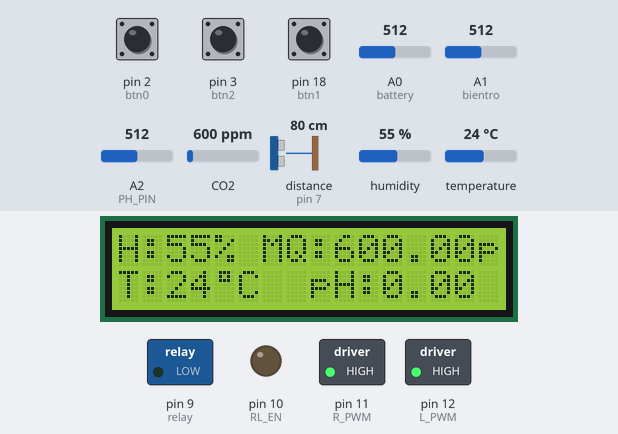
A sketch run on a simulated Arduino Mega 2560, built with avr-gcc and run on an emulated ATmega2560. On the bench: 16×2 character LCD, switched loads named in the sketch (green lamp = pin HIGH), output pins drawn as LEDs (lit = HIGH). Wiring (inferred from the names in the program): ultrasonic range finder: trigger pin 6; echo pin 7. Inputs (shaded band) come from the test bench; at power-on: temperature 24 °C, pin 3 (btn2) HIGH, pin 18 (btn1) HIGH, pin 2 (btn0) HIGH, CO2 600 ppm, A0 (battery) = 512, A1 (bientro) = 512, A2 (PH_PIN) = 512, distance to the obstacle (sensor on pin 7) 80 cm, humidity 55 %. The echo pulse lasts 58.3 µs per cm; pins used as bus, display or sensor lines are not drawn; what the sketch prints to the serial monitor is not drawn.

Above: at 1.2 s.
1.3 s: temperature set to 29 °C
At 4.5 s:
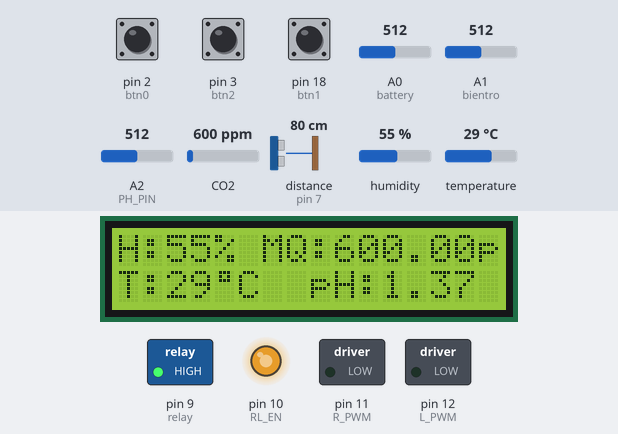
6.2 s: temperature set to 32 °C
At 14.2 s:
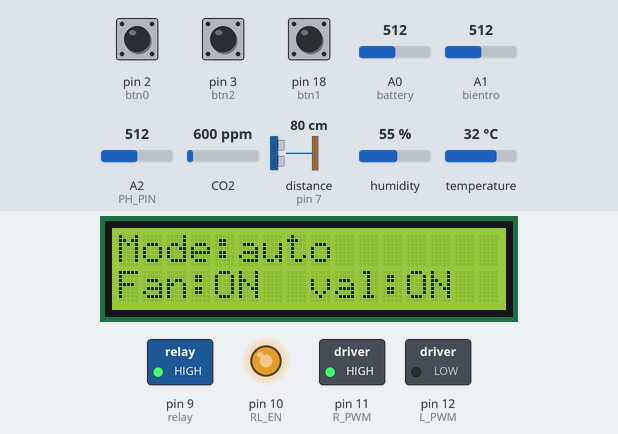
14.5 s: pin 3 (btn2) pulled LOW for 3 s
At 20.0 s:
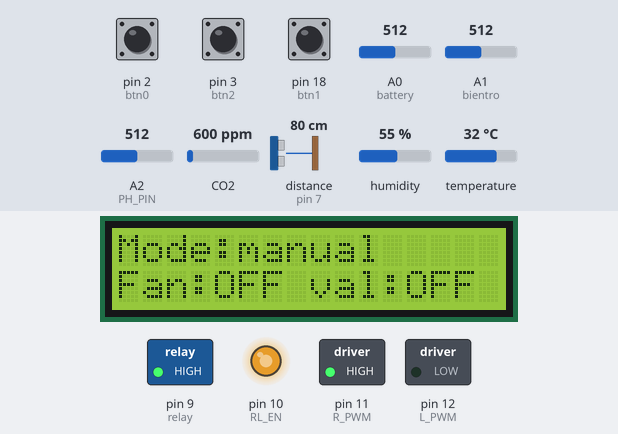
25.4 s: pin 18 (btn1) pulled LOW for 3 s
At 31.9 s:
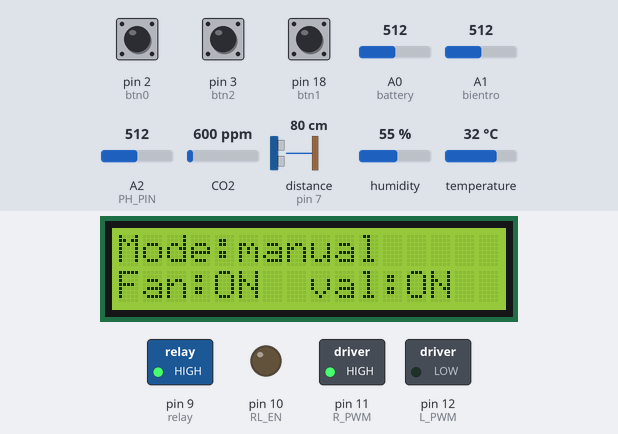
34.1 s: pin 2 (btn0) pulled LOW for 3 s
At 40.4 s:
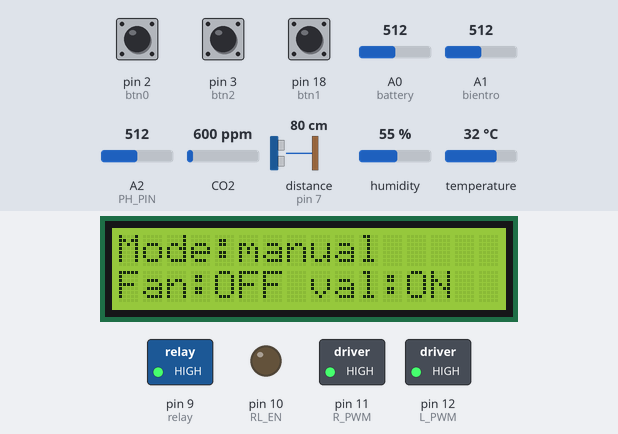
42.8 s: CO2 set to 452 ppm
At 45.0 s:
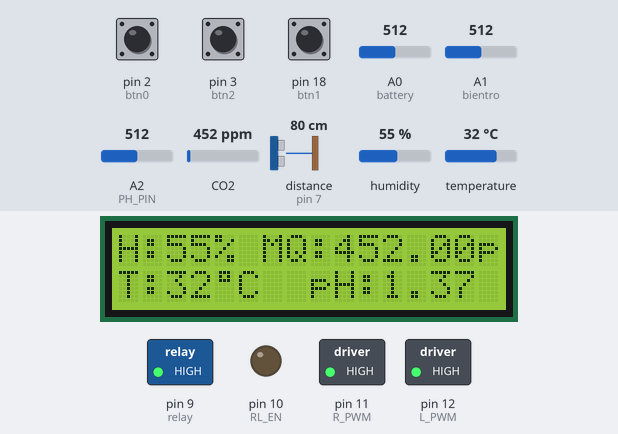
Timing chart, 0 to 46.5 s (numbered marks = the images above; inputs shaded):
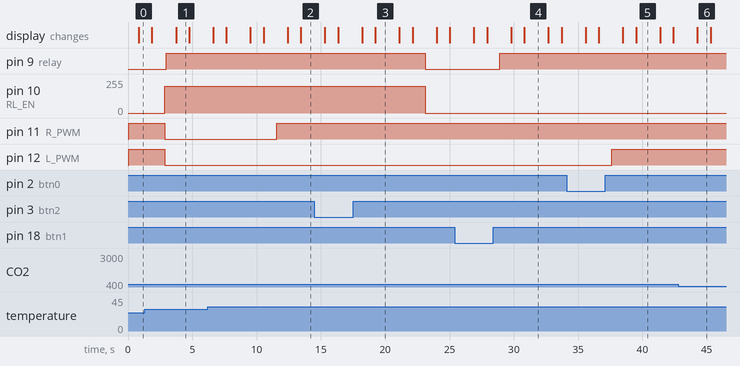

Measured:
- the behaviour switches between 30 and 31 °C on temperature (found by bisection; images 1 and 2)
- after the input at 6.2 s, pin 11 (R_PWM): LOW → HIGH after 5.3 s; the display: first differs from a run without the input after 3.3 s (image 2 shows a later state)
- after the input at 14.5 s, pin 9 (relay): HIGH → LOW after 8.6 s; pin 10 (RL_EN): 200/255 → 0/255 after 8.6 s; the display: first differs from a run without the input after 4.7 s (image 3)
- after the input at 25.4 s, pin 9 (relay): LOW → HIGH after 3.5 s; the display: first differs from a run without the input after 5.4 s (image 4)
- after the input at 34.1 s, pin 12 (L_PWM): LOW → HIGH after 3.5 s; the display: first differs from a run without the input after 5.4 s (image 5)
- after the input at 42.8 s, the display: changes after 1.5 s (image 6)
- what the display in image 1 shows lasts 1.1 s, from 3.7 s to 4.8 s

The sketch:

Dam_nuoi_tom_1.0.ino
```cpp
/*  gửi đi 9 thông số
 mode  chế độ thủ công tự động
  state1,  trạng thái quạt
   state2, trạng thái valve
    h,  độ ẩm
    t, nhiệt độ
     ppm,  chất lượng kk
      pHValue,  độ pH
      canhbao,  cảnh báo gì đó
      v*/


#include <Arduino.h>
#include <Wire.h>
#include <LiquidCrystal_I2C.h>
#include "MQ135.h"  //Thêm thư viện
#include "DHT.h"
#include "DFRobot_PH.h"
#include <EEPROM.h>


uint32_t last_check = 0;
uint32_t lastRead = 0;
uint32_t lastSendData = 0;

const int DHTPIN = 5;       //Đọc dữ liệu từ DHT11 ở chân 2 trên mạch Arduino
const int DHTTYPE = DHT11;  //Khai báo loại cảm biến, có 2 loại là DHT11 và DHT22

const int RL_EN = 10;  // băm xung
const int R_PWM = 11;  // điều khiển chiều quay
const int L_PWM = 12;  // điều khiển chiều quay
const int relay = 9;   //
//const int relay = 8;
float data1[3];

float v, h, t, ppm, d = 30, r = 30, c = 30;  // dai:30cm ,rong:30 ,cao 30 // v luong nuoc con lai trong binh chua // h ,t : do am nhiet do
float pHhigh = 8.5, pHlow = 7.5;

#define PH_PIN A2
float voltage, pHValue, temperature = 25;
DFRobot_PH ph;

const int bientro = A1;
const int PIN_MQ135 = A3;  //Khai báo pin nối với chân AO
const int SensorPin = A2;  //pH meter Analog output to Arduino Analog Input 2
const int btn0 = 2;        // nut nhan dao trang thai che do hoat dong
const int btn2 = 3;        // nut nhan mo dong co tao oxy o che do thu cong // gan vao chan ngat
const int btn1 = 18;       // nut nhan mo van dien tu o che do thu cong // gan vao chan ngat
const int battery = A0;
const int trig = 6;  // chân trig của HC-SR04
const int echo = 7;  // chân echo của HC-SR04

bool mode = false, check, state1 = false, state2 = false, canhbao = false;  // trang thai che do

#define Offset 0.00  //deviation compensate

//times of collection
//Store the average value of the sensor feedback
int tocdo;

DHT dht(DHTPIN, DHTTYPE);
LiquidCrystal_I2C lcd(0x27, 16, 2);
MQ135 mq135_sensor = MQ135(PIN_MQ135);  //Khai báo đối tượng thư viện


byte degree[8] = {
  0B01110,
  0B01010,
  0B01110,
  0B00000,
  0B00000,
  0B00000,
  0B00000,
  0B00000
};

void setup(void) {

  Serial.begin(9600);
  ph.begin();
  Serial.println("pH meter ok");  //Test the serial monitor
  dht.begin();
  lcd.init();
  lcd.backlight();
  pinMode(btn1, INPUT_PULLUP);
  pinMode(btn2, INPUT_PULLUP);
  pinMode(btn0, INPUT_PULLUP);
  attachInterrupt(1, chonchedo, RISING);   // chan 2 tren arduino mega
  attachInterrupt(0, trangthai1, RISING);  // chan 3 tren arduino mega
  attachInterrupt(5, trangthai2, RISING);  // chan 18 tren arduino mega
  pinMode(RL_EN, OUTPUT);
  pinMode(R_PWM, OUTPUT);
  pinMode(L_PWM, OUTPUT);

  digitalWrite(R_PWM, HIGH);
  digitalWrite(L_PWM, HIGH);  //STOP

  pinMode(trig, OUTPUT);  // chân trig sẽ phát tín hiệu
  pinMode(echo, INPUT);   // chân echo sẽ nhận tín hiệu

  pinMode(bientro, INPUT);
  pinMode(relay, OUTPUT);
  lcd.createChar(1, degree);
}


void loop(void) {  /////////////////////////////////////////////////////////////////////////
                   //   DOC GIA TRI CAM BIEN pH
  temperature = readTemperature();

  static unsigned long timepoint = millis();
  if (millis() - timepoint > 1000U) {  //time interval: 1s
    timepoint = millis();
    //temperature = readTemperature();         // read your temperature sensor to execute temperature compensation
    voltage = analogRead(PH_PIN) / 1024.0 * 5000;  // read the voltage
    pHValue = ph.readPH(voltage, temperature);     // convert voltage to pH with temperature compensation=
    Serial.print("^C  pH:");
    Serial.println(pHValue, 2);
  }
  ph.calibration(voltage, temperature);  // calibration process by Serail CMD


  ////////////////////////////////////////////////////////////////////////////////////


  if (mode == false)  // che do tu dong
  {
    Serial.println("mode tu dong");
    if (pHValue > 0 && pHValue < 7.5) {
      digitalWrite(relay, HIGH);
      state2 = true;
    }
    if (pHValue >= 7.5 && pHValue <= 8.5) {
      digitalWrite(relay, LOW);
      state2 = false;
    }
    mode_auto();
  } else  // che do thu cong
  {
    Serial.println("mode thu cong");
    mode_manual();
  }


  if (millis() - lastSendData > 2000) {
    update_dulieu();
    Serial.println("upload done ");

    lastSendData = millis();
  }
}


double avergearray(int* arr, int number) {  // do va tinh trung binh cac gia tri do duoc
  int i;
  int max, min;
  double avg;
  long amount = 0;
  if (number <= 0) {
    Serial.println("Error number for the array to avraging!/n");
    return 0;
  }
  if (number < 5) {
    for (i = 0; i < number; i++) {
      amount += arr[i];
    }
    avg = amount / number;
    return avg;
  } else {
    if (arr[0] < arr[1]) {
      min = arr[0];
      max = arr[1];
    } else {
      min = arr[1];
      max = arr[0];
    }
    for (i = 2; i < number; i++) {
      if (arr[i] < min) {
        amount += min;  //arr<min
        min = arr[i];
      } else {
        if (arr[i] > max) {
          amount += max;  //arr>max
          max = arr[i];
        } else {
          amount += arr[i];  //min<=arr<=max
        }
      }  //if
    }    //for
    avg = (double)amount / (number - 2);
  }  //if
  return avg;
}


void readSensor() {
  ppm = mq135_sensor.getPPM();  //Đọc giá trị ppm
  Serial.print("MQ135: ");
  Serial.print(ppm);
  Serial.println("ppm");
  delay(500);
  h = dht.readHumidity();     //Đọc độ ẩm
  t = dht.readTemperature();  //Đọc nhiệt độ

  Serial.print("Nhiet do: ");
  Serial.println(t);  //Xuất nhiệt độ
  Serial.print("Do am: ");
  Serial.println(h);                                  //Xuất độ ẩm
  float V_battery = 0.0148356 * analogRead(battery);  //((R1 + R2) / (R2 * 1023)) * analogRead(battery)
  Serial.print("dien ap");
  Serial.println(V_battery);
}


void mucnuoc() {
  unsigned long duration;  // biến đo thời gian
  int distance;            // biến lưu khoảng cách

  /* Phát xung từ chân trig */
  digitalWrite(trig, 0);  // tắt chân trig
  delayMicroseconds(2);
  digitalWrite(trig, 1);  // phát xung từ chân trig
  delayMicroseconds(5);   // xung có độ dài 5 microSeconds
  digitalWrite(trig, 0);  // tắt chân trig

  /* Tính toán thời gian */
  // Đo độ rộng xung HIGH ở chân echo.
  duration = pulseIn(echo, HIGH);
  // Tính khoảng cách đến vật.
  distance = int(duration / 2 / 29.412);

  /* In kết quả ra Serial Monitor */
  Serial.print(distance);
  Serial.println("cm");
  delay(200);

  v = (c - distance) * d * r;

  Serial.print("the tich con lai");
  Serial.print(v / 1000);
  Serial.print(" lit");
  if (distance > 25) {
    Serial.print(" canh bao sap het dung dich ");
  }
}


void display() {

  lcd.clear();
  lcd.setCursor(0, 0);
  lcd.print("H:");
  lcd.print(round(h));
  lcd.print("%");
  lcd.setCursor(0, 1);
  lcd.print("T:");
  lcd.print(round(t));
  lcd.write(1);
  lcd.print("C");
  lcd.setCursor(6, 0);
  lcd.print("MQ:");
  lcd.print(ppm);
  lcd.print("ppm");
  lcd.setCursor(8, 1);
  lcd.print("pH:");
  lcd.print(pHValue);
  delay(1000);
  lcd.clear();
  lcd.setCursor(0, 0);
  lcd.print("Mode:");
  if (mode == false) {
    lcd.print("auto");
  } else {
    lcd.print("manual");
  }
  lcd.setCursor(0, 1);
  lcd.print("Fan:");
  if (state1 == true) {
    lcd.print("ON");
  } else {
    lcd.print("OFF");
  }
  lcd.setCursor(8, 1);
  lcd.print("val:");
  if (state2 == true) {
    lcd.print("ON");
  } else {
    lcd.print("OFF");
  }
  delay(1000);
}

void mode_manual() {
  readSensor();
  mucnuoc();
  display();
  check = true;
  canhbao = false;
  if (state1 == true)  // bat dong co
  {
    int val = analogRead(bientro);
    tocdo = map(val, 680, 840, 0, 255);
    if (tocdo <= 0) tocdo = 0;
    else if (tocdo >= 255) tocdo = 255;
    digitalWrite(R_PWM, HIGH);
    digitalWrite(L_PWM, LOW);  //clockwise
    analogWrite(RL_EN, tocdo);
    Serial.print("bat dong co");
    Serial.print("\t tocdo :");
    Serial.println(tocdo);


  } else  // tat dong co
  {
    digitalWrite(R_PWM, HIGH);
    digitalWrite(L_PWM, HIGH);  //clockwise
    analogWrite(RL_EN, 0);
    Serial.println("tat dong co");
  }
  if (state2 == true) {
    digitalWrite(relay, HIGH);
    Serial.print("xa dung dich");

  } else {
    digitalWrite(relay, LOW);
    Serial.println("ngung xa dung dich");
  }
}

void mode_auto() {
  readSensor();
  mucnuoc();
  display();


  check = false;
  if (h > 50 && t > 30) {
    Serial.println("bat dong co");
    digitalWrite(R_PWM, HIGH);
    digitalWrite(L_PWM, LOW);  //clockwise
    analogWrite(RL_EN, 200);
    state1 = true;

  } else {
    Serial.println("tat dong co");
    digitalWrite(R_PWM, LOW);
    digitalWrite(L_PWM, LOW);  //clockwise
    analogWrite(RL_EN, 200);
    state1 = false;
  }

  if (ppm > 50) { canhbao = true; }  // canhr bao len dien thoai
  else {
    canhbao = false;
  }
}

void chonchedo() {
  mode = !mode;
  state1 = false;
  state2 = false;
}

void trangthai1() {
  if (check) { state1 = !state1; }
}

void trangthai2() {
  if (check) { state2 = !state2; }
}


void update_dulieu() {


  float data[9] = { mode, state1, state2, h, t, ppm, pHValue, canhbao, v };  // Dữ liệu của 5  biến
  Serial3.write((byte*)data, sizeof(data));                                  // Gửi dữ liệu qua UART
  delay(100);


  ////////////////////////////////
  if (Serial3.available() >= sizeof(float) * 3) {  // Đọc dữ liệu khi có đủ dữ liệu cho 3 phần tử float ////

    Serial3.readBytes((byte*)data1, sizeof(data1));  // Đọc dữ liệu
    Serial.print("Received data: ");
    for (int i = 0; i < 3; i++) {
      Serial.print(data1[i]);
      Serial.print(" ");
    }
    Serial.println();
    mode = data1[0];
    state1 = data1[1];
    state2 = data1[2];
  }
}


float readTemperature() {
  t = dht.readTemperature();
  return t;
}
```
